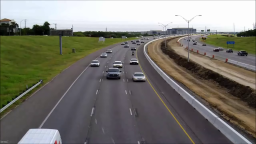
#> input picture frames/0.png, 256 x 144 px; its folder holds 4 pictures in this run
$ jupyter execute --allow-errors 'Vehicle Detection using OpenCV.ipynb'
#> lines starting #> are read from the running program, lines starting #| are printed output that depends on the picture; after the words box and inside, x2 and y2 are one past the last pixel; in counts of white or black regions, pixels touching at a corner belong together
[cell 1]
import os
from os.path import isfile,join

import numpy as np
import matplotlib.pyplot as plt
import re

import cv2

[cell 2]
frames = os.listdir('frames/')
frames.sort(key=lambda frame: int(re.sub('\D','',frame)))

images = []

for frame in frames:
    img = cv2.imread('frames/'+frame)
#> img is the input picture: shape (144, 256, 3); mean B, G, R 111.4, 118.8, 120.6
    images.append(img)

[cell 3]
i = 8
#> i = 8

#> (the rest of this cell did not finish here and is left out)

#> (a cell that did not finish here is left out)

#> (a cell that did not finish here is left out)

[cell 6]
# image dilation

kernel = np.ones((3,3),np.uint8)
#> (the rest of this cell did not finish here and is left out)

#> (a cell that did not finish here is left out)

#> (a cell that did not finish here is left out)

#> (a cell that did not finish here is left out)

[cell 10]
# combining individual changes over all the frames

kernel = np.ones((4,4),np.uint8)
font = cv2.FONT_HERSHEY_SIMPLEX

for i in range(len(images)-1):

    grayscaleA = cv2.cvtColor(images[i],cv2.COLOR_BGR2GRAY)
    grayscaleB = cv2.cvtColor(images[i+1],cv2.COLOR_BGR2GRAY)

    absdiff_image = cv2.absdiff(grayscaleB,grayscaleA)
    ret,thresh_image = cv2.threshold(absdiff_image,30,255,cv2.THRESH_BINARY)
    dilated_image = cv2.dilate(thresh_image,kernel,iterations = 1)

    contours, hierarchy = cv2.findContours(dilated_image.copy(),cv2.RETR_TREE,cv2.CHAIN_APPROX_NONE)

    valid_contours = []
    for cntr in contours:
        x,y,w,h = cv2.boundingRect(cntr)
        if (x<=200)&(y>=80) &(cv2.contourArea(cntr)>=25):
            if (y>=90)&(cv2.contourArea(cntr)<40):
                break
            valid_contours.append(cntr)

    dmy = images[i].copy()
    cv2.drawContours(dmy,valid_contours,-1,(127,200,0),2)

    cv2.putText(dmy,f'Vehicles Detected: {len(valid_contours)}',(35,15),font,0.6,(0,180,0),2)
    cv2.line(dmy,(0,80),(256,80),(100,255,255))
    cv2.imwrite(f"detection_frames/{i}.png",dmy)
#> this loop made 3 passes
#> pass 1, `grayscaleA = cv2.cvtColor(images[i],cv2.COLOR_BGR2GRAY)`:
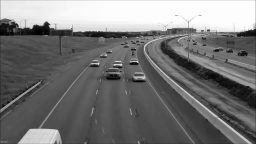
#> grayscaleA: shape (144, 256); min 1, max 254, mean 118.5
#> pass 1, `grayscaleB = cv2.cvtColor(images[i+1],cv2.COLOR_BGR2GRAY)`:
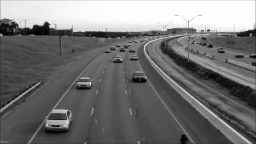
#> grayscaleB: shape (144, 256); min 0, max 255, mean 116.5
#> pass 1, `absdiff_image = cv2.absdiff(grayscaleB,grayscaleA)`:
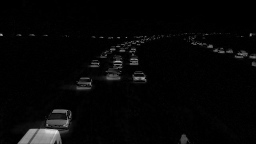
#> absdiff_image: shape (144, 256); min 0, max 233, mean 6.4
#> pass 1, `ret,thresh_image = cv2.threshold(absdiff_image,30,255,cv2.THRESH_BINARY)`:
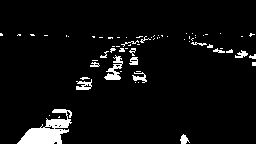
#> thresh_image: shape (144, 256); 5.2% white; 67 white regions (52 under 20 px), largest, box (x1, y1, x2, y2) and area: (17, 109, 72, 144) 902, (104, 55, 123, 80) 206, (76, 79, 92, 90) 100
#> after the loop:
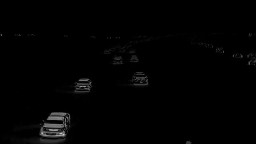
#> absdiff_image: shape (144, 256); min 0, max 210, mean 2.3
#> after the loop:
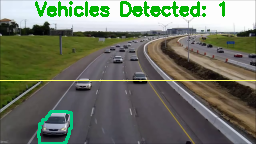
#> dmy: shape (144, 256, 3); mean of channels 0, 1, 2 100.8, 116.7, 110.3; drawn as B, G, R
#> after the loop:
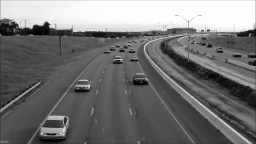
#> grayscaleB: shape (144, 256); min 0, max 255, mean 116.6
#> after the loop:
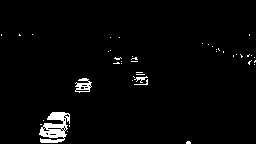
#> thresh_image: shape (144, 256); 2.4% white; 44 white regions (40 under 20 px), largest, box (x1, y1, x2, y2) and area: (39, 112, 70, 143) 556, (75, 78, 92, 93) 134, (134, 76, 148, 83) 38, (134, 79, 148, 85) 22
